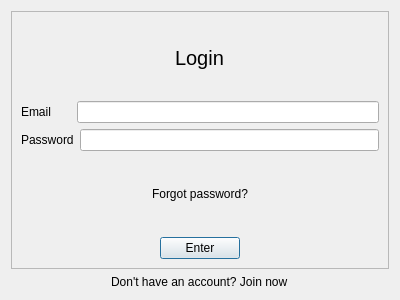
<?xml version="1.0" encoding="UTF-8"?>
<ui version="4.0">
 <class>Dialog</class>
 <widget class="QDialog" name="Dialog">
  <property name="geometry">
   <rect>
    <x>0</x>
    <y>0</y>
    <width>400</width>
    <height>300</height>
   </rect>
  </property>
  <property name="windowTitle">
   <string>Dialog</string>
  </property>
  <layout class="QVBoxLayout" name="verticalLayout_4">
   <item>
    <layout class="QVBoxLayout" name="verticalLayout_3" stretch="0,10">
     <item>
      <widget class="QFrame" name="frame">
       <property name="frameShape">
        <enum>QFrame::StyledPanel</enum>
       </property>
       <property name="frameShadow">
        <enum>QFrame::Raised</enum>
       </property>
       <layout class="QVBoxLayout" name="verticalLayout_2">
        <item alignment="Qt::AlignHCenter">
         <widget class="QLabel" name="Login_lbl">
          <property name="font">
           <font>
            <pointsize>15</pointsize>
           </font>
          </property>
          <property name="text">
           <string>Login</string>
          </property>
         </widget>
        </item>
        <item>
         <layout class="QVBoxLayout" name="verticalLayout">
          <item>
           <layout class="QHBoxLayout" name="horizontalLayout">
            <item>
             <widget class="QLabel" name="label_4">
              <property name="sizePolicy">
               <sizepolicy hsizetype="Fixed" vsizetype="Preferred">
                <horstretch>0</horstretch>
                <verstretch>0</verstretch>
               </sizepolicy>
              </property>
              <property name="minimumSize">
               <size>
                <width>50</width>
                <height>0</height>
               </size>
              </property>
              <property name="text">
               <string>Email</string>
              </property>
             </widget>
            </item>
            <item>
             <widget class="QLineEdit" name="email_edit"/>
            </item>
           </layout>
          </item>
          <item>
           <layout class="QHBoxLayout" name="horizontalLayout_2">
            <item>
             <widget class="QLabel" name="label_3">
              <property name="sizePolicy">
               <sizepolicy hsizetype="Fixed" vsizetype="Preferred">
                <horstretch>0</horstretch>
                <verstretch>0</verstretch>
               </sizepolicy>
              </property>
              <property name="minimumSize">
               <size>
                <width>50</width>
                <height>0</height>
               </size>
              </property>
              <property name="text">
               <string>Password</string>
              </property>
             </widget>
            </item>
            <item>
             <widget class="QLineEdit" name="password_edit"/>
            </item>
           </layout>
          </item>
         </layout>
        </item>
        <item alignment="Qt::AlignHCenter">
         <widget class="QLabel" name="password_lbl">
          <property name="text">
           <string>Forgot password?</string>
          </property>
         </widget>
        </item>
        <item alignment="Qt::AlignHCenter">
         <widget class="QPushButton" name="login_btn">
          <property name="text">
           <string>Enter</string>
          </property>
         </widget>
        </item>
       </layout>
      </widget>
     </item>
     <item alignment="Qt::AlignHCenter">
      <widget class="QLabel" name="reg_btn">
       <property name="sizePolicy">
        <sizepolicy hsizetype="Preferred" vsizetype="Fixed">
         <horstretch>0</horstretch>
         <verstretch>0</verstretch>
        </sizepolicy>
       </property>
       <property name="text">
        <string>Don't have an account? Join now</string>
       </property>
      </widget>
     </item>
    </layout>
   </item>
  </layout>
 </widget>
 <resources/>
 <connections/>
</ui>
